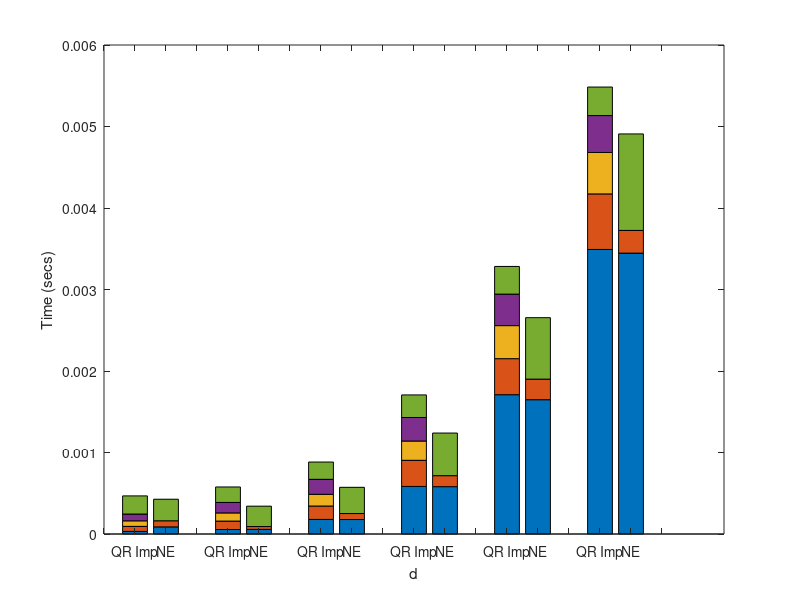

Source code (MATLAB): (Note: this script raises an error after producing the figure.)
clear
load('per_data.mat')
n = [3000,600,200,70,30,10];
bd_mat = zeros(18,5);
j = 1;
for i = 1:24
    if i ~= 3
        if i  ~= 7
            if i ~= 11
                if i ~= 15
                    if i~= 19
                        if i~= 23
                            bd_mat(j,:) = per_data.res(i,:);
                            j = j +  1;
                        end
                    end
                end
            end
        end
    end                 
end
%%

figure,
a=gca;
bar([bd_mat(1:3,:); bd_mat(4:6,:); bd_mat(7:9,:);bd_mat(10:12,:);bd_mat(13:15,:);bd_mat(16:18,:)],'stacked');
ylabel('Time (secs)')

xlabel('d')
xticks([0:18]);
xticklabels({'','QR Imp','NE','','QR Imp','NE','','QR Imp','NE','','QR Imp','NE','','QR Imp','NE','','QR Imp','NE'});
a.XRuler.TickLabelGapOffset = 15;   
a.YRuler.TickLabelGapOffset = 15;
v = -0.0003;
text(1,v,'d=3','fontsize',12)
text(4,v,'d=4','fontsize',12)
text(7,v,'d=5','fontsize',12)
text(10,v,'d=6','fontsize',12)
text(13,v,'d=7','fontsize',12)
text(16,v,'d=8','fontsize',12)



l = legend('$Q^\top$B/$A^\top$B','QR/Gram','Pairwise Apply QR','Pairwise QR','Back solve/NE solve','Interpreter','latex');
l.Direction = 'reverse';
l.Location = 'northwest'
set(gca,'fontsize',14);
set(gcf,'Units','inches');
screenposition = get(gcf,'Position');
set(gcf,...
    'PaperPosition',[0 0 screenposition(3:4)],...
    'PaperSize',[screenposition(3:4)]);
saveas(gcf,'breakdown_p.pdf')


